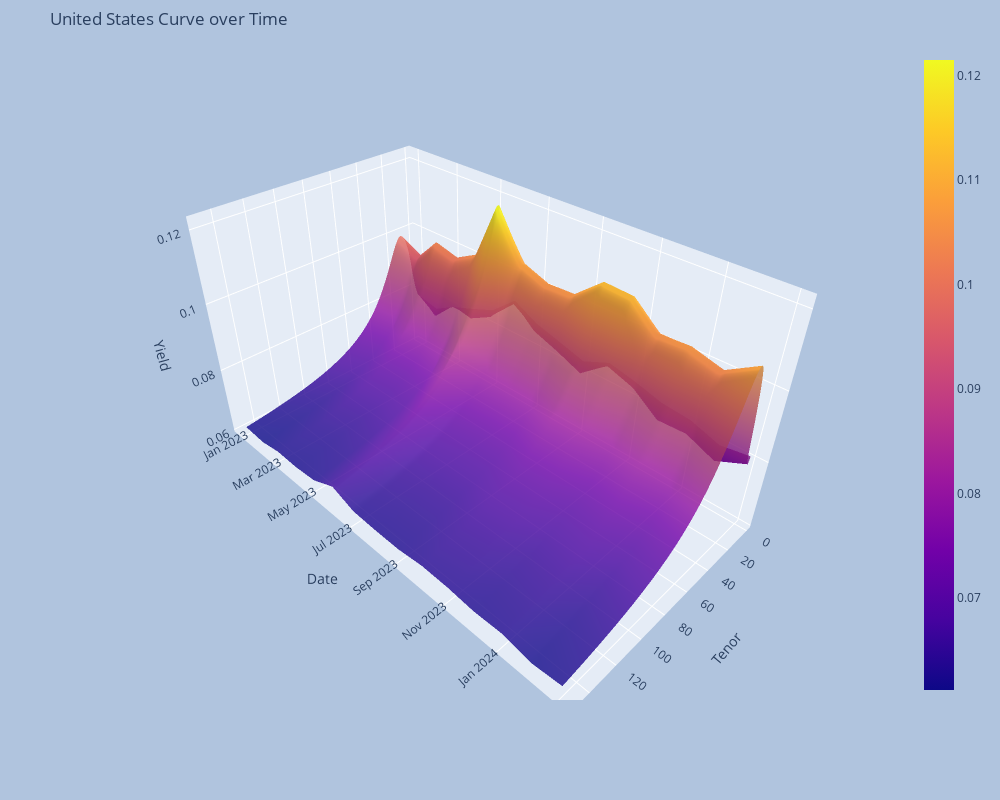

Notebook cell for this chart:
### Code cell
import plotly.graph_objects as go
import pandas as pd
import numpy as np
# Read data from a csv

fig = go.Figure(data=[go.Surface(z=usdData.T.values, 
                      x=tenorStructure, 
                      y=dates,
                      opacity = 0.8
                      
                      )])
fig.update_layout(scene=dict(xaxis_title='Tenor',
                           yaxis_title='Date',
                           zaxis_title='Yield',
                           aspectratio = dict(x = 0.8, y = 1.4, z= 0.75)),
                  title='United States Curve over Time', autosize=False,
                  width=1000, height=800,
                  margin=dict(l=50, r=20, b=100, t=50), 
                  paper_bgcolor="LightSteelBlue"
                  )

fig.show()
# {"scene": {"aspectratio": {"x": 0.8, "y": 1.4, "z": 0.75}}}
# fig.update_layout({"scene": {"aspectratio": {"x": 2, "y": 2, "z": 0.75}}})

### Figure 1 — Plotly figure (JSON) as saved in the notebook; plotly's stock layout.template omitted (floating-point values rounded to 4 significant figures; data arrays with more than 128 entries replaced by an {"elided": "..."} marker saying what was removed)
{"data": [{"opacity": 0.8, "type": "surface", "x": {"elided": "150 int values"}, "y": ["2022-12-31", "2023-01-31", "2023-02-28", "2023-03-31", "2023-04-30", "2023-05-31", "2023-06-30", "2023-07-31", "2023-08-31", "2023-09-30", "2023-10-31", "2023-11-30", "2023-12-31", "2024-01-31", "2024-02-29"], "z": {"elided": "15x150 float values"}}], "layout": {"autosize": false, "height": 800, "margin": {"b": 100, "l": 50, "r": 20, "t": 50}, "paper_bgcolor": "LightSteelBlue", "scene": {"aspectratio": {"x": 0.8, "y": 1.4, "z": 0.75}, "xaxis": {"title": {"text": "Tenor"}}, "yaxis": {"title": {"text": "Date"}}, "zaxis": {"title": {"text": "Yield"}}}, "title": {"text": "United States Curve over Time"}, "width": 1000}}
